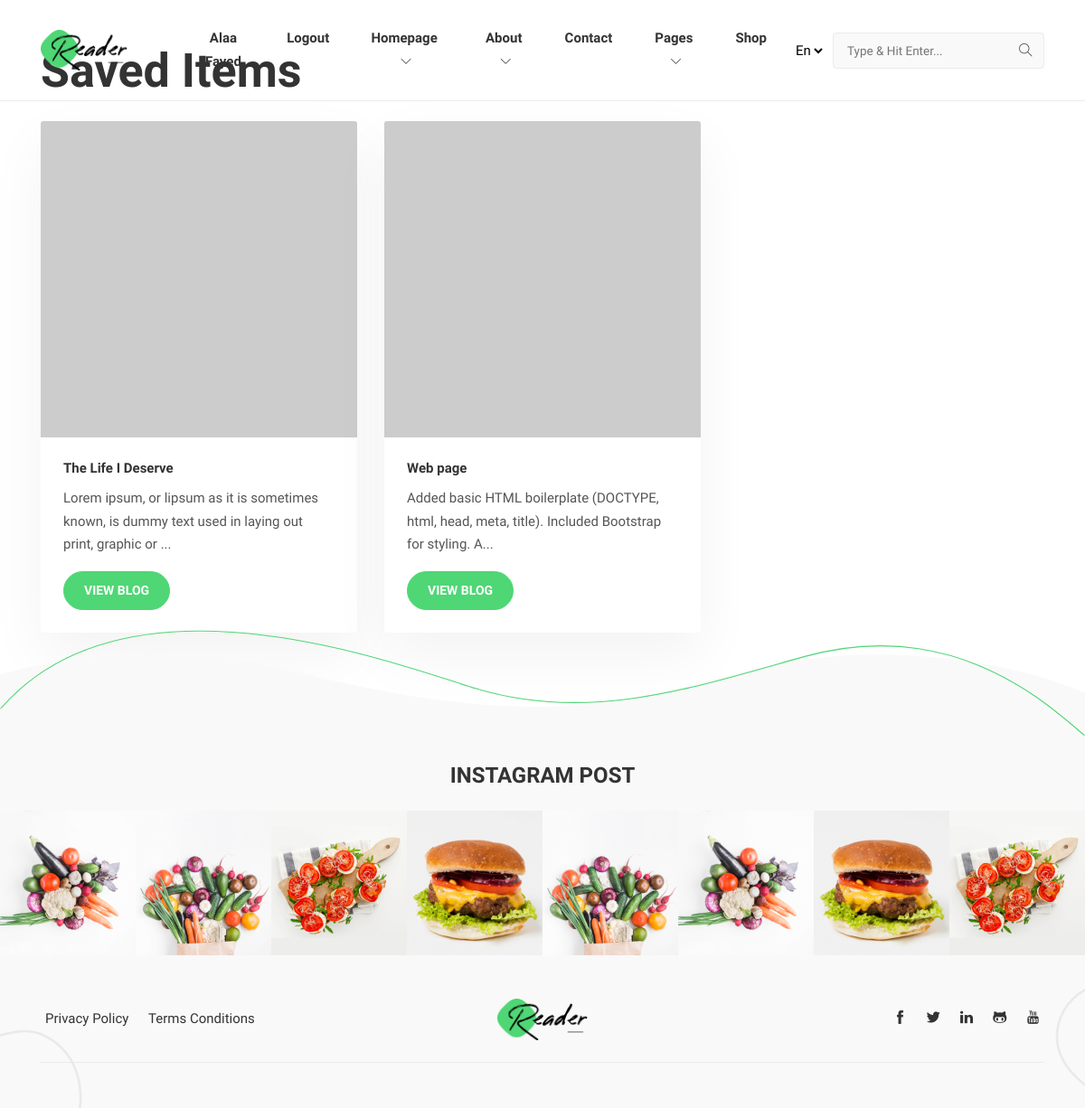
Page /saved (signed in) on the earlier database version.
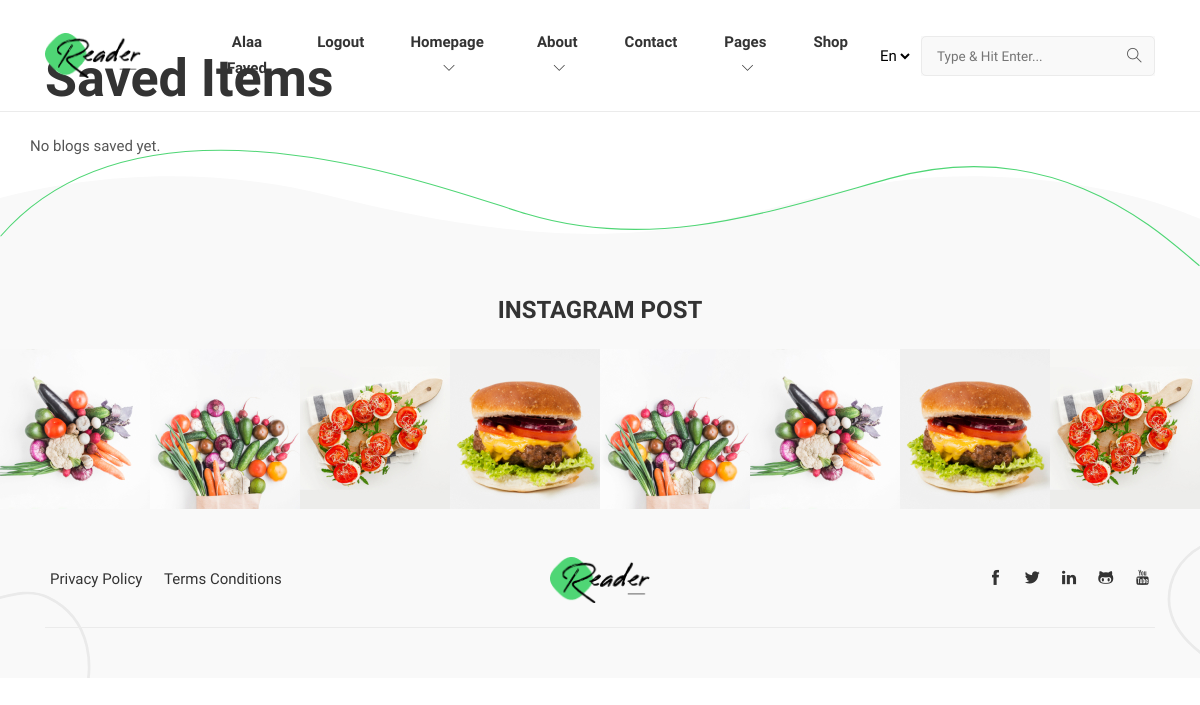
Same page on the later database version.
### pencil/models.py (models this page shows, shortened)
class User(BaseModel, UserMixin):
    id  = db.Column(db.Integer(), primary_key=True, nullable=False)
    username = db.Column(db.String(length=30), nullable=False, unique=True)
    email = db.Column(db.String(length=50), nullable=False, unique=True)
    password_hash = db.Column(db.String(length=100), nullable=False)
    posts = db.relationship("Post", backref="owned_user", lazy=True)
    commentators = db.relationship("Comment", backref="owned_commentator", lazy=True)
    replies = db.relationship("ReplyComment", backref="owned_responder", lazy=True)
    small_replies = db.relationship("ChildReply", backref="who_reply", lazy=True)
    archives = db.relationship("Post", backref="user")
    profile = db.relationship("Profile", back_populates="users", uselist=False)
    store = db.relationship("Store", back_populates="owner", uselist=False)
    roles = db.relationship('Role', secondary='user_role', backref="user")
    buyer = db.relationship("Sales", backref="book_buyers", lazy=True)
    @property
    def password(self):
        return self.password

class Post(BaseModel):
    id  = db.Column(db.Integer(), primary_key=True, nullable=False)
    title = db.Column(db.String(length=50), nullable=False)
    content = db.Column(db.Text(), nullable=False)
    publication_date = db.Column(db.DateTime, default=datetime.utcnow())
    modification_date = db.Column(db.DateTime, default=datetime.utcnow())
    owner = db.Column(db.Integer(), db.ForeignKey("user.id"))
    profile_owner = db.Column(db.Integer(), db.ForeignKey("profile.id"))
    saved_posts = db.relationship("User", backref="post")
    post_comments = db.relationship("Comment", backref="owned_comments", lazy=True)

### pencil/routes.py (the view)
@app.route("/saved", methods=["GET", "POST"])
@login_required
def save_page():
    items = current_user.archives
    return render_template("saved_items.html", items=items)

### pencil/models.py (called while the page is built)
@login_manager.user_loader
def load_user(user_id):
    return User.query.get(int(user_id))

### pencil/templates/saved_items.html (shortened to what this page needs)
{% extends 'base.html' %}
{% block content %}
<body>
    <div class="container mt-5">
        <header>
            <h1>Saved Items</h1>
        </header>
        <div class="row mt-4">
            {% if items %}
                {% for item in items %}
                    <div class="col-md-4">
                        <div class="card mb-4">
                            <img src="https://via.placeholder.com/150" class="card-img-top" alt="{{ item.title }}">
                            <div class="card-body">
                                <h5 class="card-title">{{ item.title }}</h5>
                                <p class="card-text">{{ item.content[:100] }}...</p>
                                <a href="{{ url_for('blog_page', post_id=item.id) }}" class="btn btn-primary">View Blog</a>
                            </div>
                        </div>
                    </div>
                {% endfor %}
            {% else %}
                <p>No blogs saved yet.</p>
            {% endif %}
        </div>
    </div>
</body>
{% endblock %}

### pencil/templates/base.html (shortened to what this page needs)
<!DOCTYPE html>
<html lang="en-us"><head>
  <link rel="stylesheet" href="{{ url_for('static', filename='plugins/bootstrap/bootstrap.min.css') }}">
  <link rel="stylesheet" href="{{ url_for('static', filename='plugins/themify-icons/themify-icons.css') }}">
  <link rel="stylesheet" href="{{ url_for('static', filename='plugins/slick/slick.css') }}">
  <link rel="stylesheet" href="{{ url_for('static', filename='css/style.css') }}" media="screen">
</head>
<body>
<header class="navigation fixed-top">
  <div class="container">
    <nav class="navbar navbar-expand-lg navbar-white">
      <a class="navbar-brand order-1" href="index.html">
        <img class="img-fluid" width="100px" src="static/images/logo.png"
          alt="Reader | Hugo Personal Blog Template">
      </a>
      <div class="collapse navbar-collapse text-center order-lg-2 order-3" id="navigation">
        <ul class="navbar-nav mx-auto">
            {% if current_user.is_authenticated %}
            <ul class="navbar-nav">
                <li class="nav-item">
                    <a class="nav-link" style="color: lawngreen; font-weight: bold">
                    </a>
                </li>
                <li class="nav-item">
                    <a class="nav-link" href="{{ url_for('profile', profile_id=current_user.id) }}">{{ current_user.username }}</a>
                </li>
                <li class="nav-item">
                    <a class="nav-link" href="{{ url_for('logout_page') }}">Logout</a>
                </li>
            </ul>
          {% endif %}
          <li class="nav-item dropdown">
            <a class="nav-link" href="#" role="button" data-toggle="dropdown" aria-haspopup="true"
              aria-expanded="false">
              homepage <i class="ti-angle-down ml-1"></i>
            </a>
          </li>
          <li class="nav-item dropdown">
            <a class="nav-link" href="#" role="button" data-toggle="dropdown" aria-haspopup="true"
              aria-expanded="false">
              About <i class="ti-angle-down ml-1"></i>
            </a>
          </li>
          <li class="nav-item">
            <a class="nav-link" href="contact.html">Contact</a>
          </li>
          <li class="nav-item dropdown">
            <a class="nav-link" href="#" role="button" data-toggle="dropdown" aria-haspopup="true"
              aria-expanded="false">Pages <i class="ti-angle-down ml-1"></i>
            </a>
          </li>
          <li class="nav-item">
            <a class="nav-link" href="shop.html">Shop</a>
          </li>
        </ul>
      </div>
      <div class="order-2 order-lg-3 d-flex align-items-center">
        <select class="m-2 border-0 bg-transparent" id="select-language">
          <option id="en" value="" selected>En</option>
        </select>
        <form class="search-bar">
          <input id="search-query" name="s" type="search" placeholder="Type &amp; Hit Enter...">
        </form>
      </div>
    </nav>
  </div>
</header>
{% block content %}
{% endblock %}
 <footer class="footer">
    <svg class="footer-border" height="214" viewBox="0 0 2204 214" fill="none" xmlns="http://www.w3.org/2000/svg">
        <path d="M2203 213C2136.58 157.994 1942.77 -33.1996 1633.1 53.0486C1414.13 114.038 1200.92 188.208 967.765 118.127C820.12 73.7483 263.977 -143.754 0.999958 158.899"
        stroke-width="2" />
    </svg>
    <div class="instafeed text-center mb-5">
        <h2 class="h3 mb-4">INSTAGRAM POST</h2>
        <div class="instagram-slider">
          <div class="instagram-post"><img src="static/images/instagram/1.jpg"></div>
          <div class="instagram-post"><img src="static/images/instagram/2.jpg"></div>
          <div class="instagram-post"><img src="static/images/instagram/4.jpg"></div>
          <div class="instagram-post"><img src="static/images/instagram/3.jpg"></div>
          <div class="instagram-post"><img src="static/images/instagram/2.jpg"></div>
          <div class="instagram-post"><img src="static/images/instagram/1.jpg"></div>
          <div class="instagram-post"><img src="static/images/instagram/3.jpg"></div>
          <div class="instagram-post"><img src="static/images/instagram/4.jpg"></div>
        </div>
    </div>
    <div class="container">
        <div class="row align-items-center">
        <div class="col-md-5 text-center text-md-left mb-4">
            <ul class="list-inline footer-list mb-0">
              <li class="list-inline-item"><a href="privacy-policy.html">Privacy Policy</a></li>
              <li class="list-inline-item"><a href="terms-conditions.html">Terms Conditions</a></li>
            </ul>
        </div>
        <div class="col-md-2 text-center mb-4">
            <a href="index.html"><img class="img-fluid" width="100px" src="static/images/logo.png" alt="Reader | Hugo Personal Blog Template"></a>
        </div>
        <div class="col-md-5 text-md-right text-center mb-4">
            <ul class="list-inline footer-list mb-0">
            <li class="list-inline-item"><a href="#"><i class="ti-facebook"></i></a></li>
            <li class="list-inline-item"><a href="#"><i class="ti-twitter-alt"></i></a></li>
            <li class="list-inline-item"><a href="#"><i class="ti-linkedin"></i></a></li>
            <li class="list-inline-item"><a href="#"><i class="ti-github"></i></a></li>
            <li class="list-inline-item"><a href="#"><i class="ti-youtube"></i></a></li>
            </ul>
        </div>
        <div class="col-12">
            <div class="border-bottom border-default"></div>
        </div>
        </div>
    </div>
   </footer>
</body>
</html>

### pencil/static/css/style.css (style rules this page uses)
body { line-height: 1.7; font-family: "Nunito Sans", sans-serif; -webkit-font-smoothing: antialiased; color: #555; font-size: 15px; }
p { font-weight: 400; color: #555; font-size: 15px; line-height: 1.7; font-family: "Nunito Sans", sans-serif; }
h1, h2, h3, h4, h5, h6, .h1, .h2, .h3, .h4, .h5, .h6 { color: #333; font-family: "Nunito Sans", sans-serif; font-weight: 800; line-height: 1.2; }
h1, .h1 { font-size: 52px; }
h2, .h2 { font-size: 36px; }
h3, .h3 { font-size: 24px; }
body { background-color: #fff; overflow-x: hidden; }
img { vertical-align: middle; border: 0; }
a, a:hover, a:focus { text-decoration: none; }
a, button, select { cursor: pointer; transition: 0.2s ease; }
.slick-slide { outline: 0; }
.border-default { border-color: #EBEBEB !important; }
.navigation { border-bottom: 1px solid #EBEBEB; transition: 0.2s ease; padding: 10px 0; }
.nav-item { margin: 0; }
.nav-item .nav-link { text-transform: capitalize; font-family: "Nunito Sans", sans-serif; font-weight: 600; }
.navbar-white .navbar-nav .nav-link { color: #333; }
.navbar-expand-lg .navbar-nav .nav-link { padding: 20px; }
.navbar { padding: 0; }
.navbar .dropdown i { font-size: 12px; }
.search-bar { position: relative; background-color: #F9F9F9; }
.search-bar input { background-color: transparent; border: 1px solid #EBEBEB; height: 40px; padding-left: 15px; position: relative; border-radius: 5px; z-index: 1; }
.search-bar input::placeholder { font-size: 90%; }
.search-bar::before { position: absolute; font-family: "themify"; content: "\e610"; font-size: 15px; right: 13px; top: 50%; transform: translateY(-50%); }
.instagram-post img { height: 160px; width: 100%; -o-object-fit: cover; object-fit: cover; }
.footer { padding: 120px 0 50px; background-image: url(../images/backgrounds/footer-bg.svg); background-position: top center; background-repeat: no-repeat; background-size: cover; position: relative; }
.footer-list a { display: block; color: #333; padding: 5px; }
.footer-border { position: absolute; top: -75px; width: 100%; stroke: #4FD675; }

Differences in the rows shown:
removed Post: title "The Life I Deserve", content "Lorem ipsum, or lipsum as it is sometimes known, is dummy text used in laying out print, graphic or"
removed Post: title "Web page", content "Added basic HTML boilerplate (DOCTYPE, html, head, meta, title). Included Bootstrap for styling. A"
Other differences:
text now shown: "No blogs saved yet."
